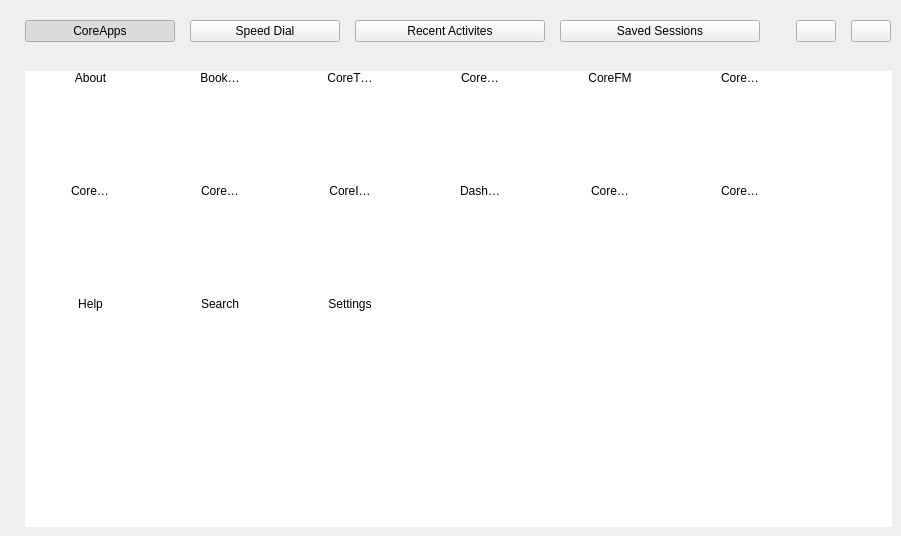
<?xml version="1.0" encoding="UTF-8"?>
<ui version="4.0">
 <class>Start</class>
 <widget class="QWidget" name="Start">
  <property name="geometry">
   <rect>
    <x>0</x>
    <y>0</y>
    <width>901</width>
    <height>536</height>
   </rect>
  </property>
  <property name="windowTitle">
   <string>Start</string>
  </property>
  <property name="windowIcon">
   <iconset resource="icons.qrc">
    <normaloff>:/icons/Start.svg</normaloff>:/icons/Start.svg</iconset>
  </property>
  <property name="styleSheet">
   <string notr="true"/>
  </property>
  <layout class="QVBoxLayout" name="verticalLayout_4">
   <property name="spacing">
    <number>0</number>
   </property>
   <property name="leftMargin">
    <number>0</number>
   </property>
   <property name="topMargin">
    <number>0</number>
   </property>
   <property name="rightMargin">
    <number>0</number>
   </property>
   <property name="bottomMargin">
    <number>0</number>
   </property>
   <item>
    <widget class="QFrame" name="pageButtons">
     <layout class="QHBoxLayout" name="horizontalLayout">
      <property name="spacing">
       <number>15</number>
      </property>
      <property name="leftMargin">
       <number>25</number>
      </property>
      <property name="topMargin">
       <number>20</number>
      </property>
      <property name="rightMargin">
       <number>10</number>
      </property>
      <property name="bottomMargin">
       <number>20</number>
      </property>
      <item>
       <widget class="QPushButton" name="coreApps">
        <property name="minimumSize">
         <size>
          <width>150</width>
          <height>0</height>
         </size>
        </property>
        <property name="font">
         <font/>
        </property>
        <property name="focusPolicy">
         <enum>Qt::NoFocus</enum>
        </property>
        <property name="text">
         <string>CoreApps</string>
        </property>
        <property name="checkable">
         <bool>true</bool>
        </property>
        <property name="checked">
         <bool>true</bool>
        </property>
       </widget>
      </item>
      <item>
       <widget class="QPushButton" name="speedDial">
        <property name="minimumSize">
         <size>
          <width>150</width>
          <height>0</height>
         </size>
        </property>
        <property name="font">
         <font/>
        </property>
        <property name="focusPolicy">
         <enum>Qt::NoFocus</enum>
        </property>
        <property name="text">
         <string>Speed Dial</string>
        </property>
        <property name="checkable">
         <bool>true</bool>
        </property>
        <property name="checked">
         <bool>false</bool>
        </property>
       </widget>
      </item>
      <item>
       <widget class="QPushButton" name="recentActivites">
        <property name="minimumSize">
         <size>
          <width>190</width>
          <height>0</height>
         </size>
        </property>
        <property name="font">
         <font/>
        </property>
        <property name="focusPolicy">
         <enum>Qt::NoFocus</enum>
        </property>
        <property name="text">
         <string>Recent Activites</string>
        </property>
        <property name="checkable">
         <bool>true</bool>
        </property>
       </widget>
      </item>
      <item>
       <widget class="QPushButton" name="savedSession">
        <property name="minimumSize">
         <size>
          <width>200</width>
          <height>0</height>
         </size>
        </property>
        <property name="focusPolicy">
         <enum>Qt::NoFocus</enum>
        </property>
        <property name="text">
         <string>Saved Sessions</string>
        </property>
        <property name="checkable">
         <bool>true</bool>
        </property>
       </widget>
      </item>
      <item>
       <spacer name="horizontalSpacer_2">
        <property name="orientation">
         <enum>Qt::Horizontal</enum>
        </property>
        <property name="sizeHint" stdset="0">
         <size>
          <width>40</width>
          <height>20</height>
         </size>
        </property>
       </spacer>
      </item>
      <item>
       <widget class="QPushButton" name="rClearActivity">
        <property name="toolTip">
         <string>Clear Recent Activites</string>
        </property>
        <property name="text">
         <string/>
        </property>
        <property name="icon">
         <iconset resource="icons.qrc">
          <normaloff>:/icons/delete.svg</normaloff>:/icons/delete.svg</iconset>
        </property>
        <property name="iconSize">
         <size>
          <width>22</width>
          <height>22</height>
         </size>
        </property>
       </widget>
      </item>
      <item>
       <widget class="QPushButton" name="rDeleteSession">
        <property name="font">
         <font/>
        </property>
        <property name="toolTip">
         <string>Delete Selected Session</string>
        </property>
        <property name="text">
         <string/>
        </property>
        <property name="icon">
         <iconset resource="icons.qrc">
          <normaloff>:/icons/delete.svg</normaloff>:/icons/delete.svg</iconset>
        </property>
        <property name="iconSize">
         <size>
          <width>22</width>
          <height>22</height>
         </size>
        </property>
       </widget>
      </item>
     </layout>
    </widget>
   </item>
   <item>
    <widget class="slidingStackedWidget" name="pages">
     <property name="currentIndex">
      <number>0</number>
     </property>
     <widget class="QWidget" name="pcoreApps">
      <layout class="QVBoxLayout" name="verticalLayout_2">
       <property name="leftMargin">
        <number>25</number>
       </property>
       <item>
        <widget class="QListWidget" name="appCollect">
         <property name="sizePolicy">
          <sizepolicy hsizetype="Expanding" vsizetype="MinimumExpanding">
           <horstretch>0</horstretch>
           <verstretch>0</verstretch>
          </sizepolicy>
         </property>
         <property name="minimumSize">
          <size>
           <width>0</width>
           <height>0</height>
          </size>
         </property>
         <property name="maximumSize">
          <size>
           <width>16777215</width>
           <height>16777215</height>
          </size>
         </property>
         <property name="focusPolicy">
          <enum>Qt::NoFocus</enum>
         </property>
         <property name="frameShape">
          <enum>QFrame::NoFrame</enum>
         </property>
         <property name="verticalScrollBarPolicy">
          <enum>Qt::ScrollBarAlwaysOff</enum>
         </property>
         <property name="horizontalScrollBarPolicy">
          <enum>Qt::ScrollBarAlwaysOff</enum>
         </property>
         <property name="sizeAdjustPolicy">
          <enum>QAbstractScrollArea::AdjustToContents</enum>
         </property>
         <property name="editTriggers">
          <set>QAbstractItemView::NoEditTriggers</set>
         </property>
         <property name="showDropIndicator" stdset="0">
          <bool>false</bool>
         </property>
         <property name="dragDropMode">
          <enum>QAbstractItemView::NoDragDrop</enum>
         </property>
         <property name="defaultDropAction">
          <enum>Qt::CopyAction</enum>
         </property>
         <property name="alternatingRowColors">
          <bool>false</bool>
         </property>
         <property name="iconSize">
          <size>
           <width>80</width>
           <height>80</height>
          </size>
         </property>
         <property name="textElideMode">
          <enum>Qt::ElideRight</enum>
         </property>
         <property name="movement">
          <enum>QListView::Static</enum>
         </property>
         <property name="flow">
          <enum>QListView::LeftToRight</enum>
         </property>
         <property name="resizeMode">
          <enum>QListView::Adjust</enum>
         </property>
         <property name="layoutMode">
          <enum>QListView::SinglePass</enum>
         </property>
         <property name="spacing">
          <number>1</number>
         </property>
         <property name="gridSize">
          <size>
           <width>130</width>
           <height>113</height>
          </size>
         </property>
         <property name="viewMode">
          <enum>QListView::IconMode</enum>
         </property>
         <property name="modelColumn">
          <number>0</number>
         </property>
         <property name="uniformItemSizes">
          <bool>true</bool>
         </property>
         <property name="batchSize">
          <number>10</number>
         </property>
         <property name="wordWrap">
          <bool>true</bool>
         </property>
         <property name="selectionRectVisible">
          <bool>true</bool>
         </property>
         <property name="sortingEnabled">
          <bool>false</bool>
         </property>
         <item>
          <property name="text">
           <string>About</string>
          </property>
          <property name="icon">
           <iconset resource="icons.qrc">
            <normaloff>:/app/icons/app-icons/About.svg</normaloff>:/app/icons/app-icons/About.svg</iconset>
          </property>
         </item>
         <item>
          <property name="text">
           <string>Bookmarks</string>
          </property>
          <property name="icon">
           <iconset resource="icons.qrc">
            <normaloff>:/app/icons/app-icons/Bookmarks.svg</normaloff>:/app/icons/app-icons/Bookmarks.svg</iconset>
          </property>
         </item>
         <item>
          <property name="text">
           <string>CoreTerminal</string>
          </property>
          <property name="icon">
           <iconset resource="icons.qrc">
            <normaloff>:/app/icons/app-icons/CoreTerminal.svg</normaloff>:/app/icons/app-icons/CoreTerminal.svg</iconset>
          </property>
         </item>
         <item>
          <property name="text">
           <string>CorePDF</string>
          </property>
          <property name="icon">
           <iconset resource="icons.qrc">
            <normaloff>:/app/icons/app-icons/CorePDF.svg</normaloff>:/app/icons/app-icons/CorePDF.svg</iconset>
          </property>
         </item>
         <item>
          <property name="text">
           <string>CoreFM</string>
          </property>
          <property name="icon">
           <iconset resource="icons.qrc">
            <normaloff>:/app/icons/app-icons/CoreFM.svg</normaloff>:/app/icons/app-icons/CoreFM.svg</iconset>
          </property>
         </item>
         <item>
          <property name="text">
           <string>CorePad</string>
          </property>
          <property name="icon">
           <iconset resource="icons.qrc">
            <normaloff>:/app/icons/app-icons/CorePad.svg</normaloff>:/app/icons/app-icons/CorePad.svg</iconset>
          </property>
         </item>
         <item>
          <property name="text">
           <string>CorePaint</string>
          </property>
          <property name="icon">
           <iconset resource="icons.qrc">
            <normaloff>:/app/icons/app-icons/CorePaint.svg</normaloff>:/app/icons/app-icons/CorePaint.svg</iconset>
          </property>
         </item>
         <item>
          <property name="text">
           <string>CorePlayer</string>
          </property>
          <property name="icon">
           <iconset resource="icons.qrc">
            <normaloff>:/app/icons/app-icons/CorePlayer.svg</normaloff>:/app/icons/app-icons/CorePlayer.svg</iconset>
          </property>
         </item>
         <item>
          <property name="text">
           <string>CoreImage</string>
          </property>
          <property name="icon">
           <iconset resource="icons.qrc">
            <normaloff>:/app/icons/app-icons/CoreImage.svg</normaloff>:/app/icons/app-icons/CoreImage.svg</iconset>
          </property>
         </item>
         <item>
          <property name="text">
           <string>DashBoard</string>
          </property>
          <property name="icon">
           <iconset resource="icons.qrc">
            <normaloff>:/app/icons/app-icons/DashBoard.svg</normaloff>:/app/icons/app-icons/DashBoard.svg</iconset>
          </property>
         </item>
         <item>
          <property name="text">
           <string>CoreTime</string>
          </property>
          <property name="icon">
           <iconset resource="icons.qrc">
            <normaloff>:/app/icons/app-icons/CoreTime.svg</normaloff>:/app/icons/app-icons/CoreTime.svg</iconset>
          </property>
         </item>
         <item>
          <property name="text">
           <string>CoreRenamer</string>
          </property>
          <property name="icon">
           <iconset resource="icons.qrc">
            <normaloff>:/app/icons/app-icons/CoreRenamer.svg</normaloff>:/app/icons/app-icons/CoreRenamer.svg</iconset>
          </property>
         </item>
         <item>
          <property name="text">
           <string>Help</string>
          </property>
          <property name="icon">
           <iconset resource="icons.qrc">
            <normaloff>:/app/icons/app-icons/Help.svg</normaloff>:/app/icons/app-icons/Help.svg</iconset>
          </property>
         </item>
         <item>
          <property name="text">
           <string>Search</string>
          </property>
          <property name="icon">
           <iconset resource="icons.qrc">
            <normaloff>:/app/icons/app-icons/Search.svg</normaloff>:/app/icons/app-icons/Search.svg</iconset>
          </property>
         </item>
         <item>
          <property name="text">
           <string>Settings</string>
          </property>
          <property name="icon">
           <iconset resource="icons.qrc">
            <normaloff>:/app/icons/app-icons/Settings.svg</normaloff>:/app/icons/app-icons/Settings.svg</iconset>
          </property>
         </item>
        </widget>
       </item>
      </layout>
     </widget>
     <widget class="QWidget" name="pspeedDial">
      <layout class="QVBoxLayout" name="verticalLayout_3">
       <property name="leftMargin">
        <number>25</number>
       </property>
       <item>
        <widget class="QListWidget" name="speedDialB">
         <property name="sizePolicy">
          <sizepolicy hsizetype="Expanding" vsizetype="MinimumExpanding">
           <horstretch>0</horstretch>
           <verstretch>0</verstretch>
          </sizepolicy>
         </property>
         <property name="minimumSize">
          <size>
           <width>0</width>
           <height>450</height>
          </size>
         </property>
         <property name="frameShape">
          <enum>QFrame::NoFrame</enum>
         </property>
         <property name="verticalScrollBarPolicy">
          <enum>Qt::ScrollBarAlwaysOff</enum>
         </property>
         <property name="horizontalScrollBarPolicy">
          <enum>Qt::ScrollBarAlwaysOff</enum>
         </property>
         <property name="sizeAdjustPolicy">
          <enum>QAbstractScrollArea::AdjustToContents</enum>
         </property>
         <property name="editTriggers">
          <set>QAbstractItemView::NoEditTriggers</set>
         </property>
         <property name="showDropIndicator" stdset="0">
          <bool>false</bool>
         </property>
         <property name="defaultDropAction">
          <enum>Qt::IgnoreAction</enum>
         </property>
         <property name="selectionBehavior">
          <enum>QAbstractItemView::SelectItems</enum>
         </property>
         <property name="iconSize">
          <size>
           <width>80</width>
           <height>80</height>
          </size>
         </property>
         <property name="movement">
          <enum>QListView::Static</enum>
         </property>
         <property name="flow">
          <enum>QListView::LeftToRight</enum>
         </property>
         <property name="resizeMode">
          <enum>QListView::Adjust</enum>
         </property>
         <property name="spacing">
          <number>1</number>
         </property>
         <property name="gridSize">
          <size>
           <width>130</width>
           <height>113</height>
          </size>
         </property>
         <property name="viewMode">
          <enum>QListView::IconMode</enum>
         </property>
         <property name="uniformItemSizes">
          <bool>true</bool>
         </property>
         <property name="batchSize">
          <number>10</number>
         </property>
         <property name="wordWrap">
          <bool>true</bool>
         </property>
         <property name="selectionRectVisible">
          <bool>true</bool>
         </property>
        </widget>
       </item>
      </layout>
     </widget>
     <widget class="QWidget" name="precents">
      <layout class="QVBoxLayout" name="verticalLayout">
       <property name="leftMargin">
        <number>45</number>
       </property>
       <item>
        <widget class="QTreeWidget" name="recentActivitesL">
         <property name="focusPolicy">
          <enum>Qt::NoFocus</enum>
         </property>
         <property name="frameShape">
          <enum>QFrame::NoFrame</enum>
         </property>
         <property name="editTriggers">
          <set>QAbstractItemView::NoEditTriggers</set>
         </property>
         <property name="iconSize">
          <size>
           <width>24</width>
           <height>24</height>
          </size>
         </property>
         <property name="sortingEnabled">
          <bool>false</bool>
         </property>
         <property name="animated">
          <bool>true</bool>
         </property>
         <property name="wordWrap">
          <bool>true</bool>
         </property>
         <property name="headerHidden">
          <bool>true</bool>
         </property>
         <attribute name="headerVisible">
          <bool>false</bool>
         </attribute>
         <attribute name="headerCascadingSectionResizes">
          <bool>false</bool>
         </attribute>
         <column>
          <property name="text">
           <string notr="true">1</string>
          </property>
         </column>
        </widget>
       </item>
      </layout>
     </widget>
     <widget class="QWidget" name="psavedSessions">
      <layout class="QVBoxLayout" name="verticalLayout_5">
       <property name="leftMargin">
        <number>45</number>
       </property>
       <property name="bottomMargin">
        <number>10</number>
       </property>
       <item>
        <widget class="QTreeWidget" name="sessionsList">
         <property name="focusPolicy">
          <enum>Qt::NoFocus</enum>
         </property>
         <property name="frameShape">
          <enum>QFrame::NoFrame</enum>
         </property>
         <property name="editTriggers">
          <set>QAbstractItemView::NoEditTriggers</set>
         </property>
         <property name="iconSize">
          <size>
           <width>24</width>
           <height>24</height>
          </size>
         </property>
         <property name="sortingEnabled">
          <bool>false</bool>
         </property>
         <property name="animated">
          <bool>true</bool>
         </property>
         <property name="wordWrap">
          <bool>true</bool>
         </property>
         <property name="headerHidden">
          <bool>true</bool>
         </property>
         <attribute name="headerVisible">
          <bool>false</bool>
         </attribute>
         <attribute name="headerCascadingSectionResizes">
          <bool>false</bool>
         </attribute>
         <column>
          <property name="text">
           <string notr="true">1</string>
          </property>
         </column>
        </widget>
       </item>
      </layout>
     </widget>
    </widget>
   </item>
  </layout>
 </widget>
 <customwidgets>
  <customwidget>
   <class>slidingStackedWidget</class>
   <extends>QStackedWidget</extends>
   <header>slidingstackedwidget.h</header>
   <container>1</container>
  </customwidget>
 </customwidgets>
 <resources>
  <include location="icons.qrc"/>
 </resources>
 <connections/>
</ui>
